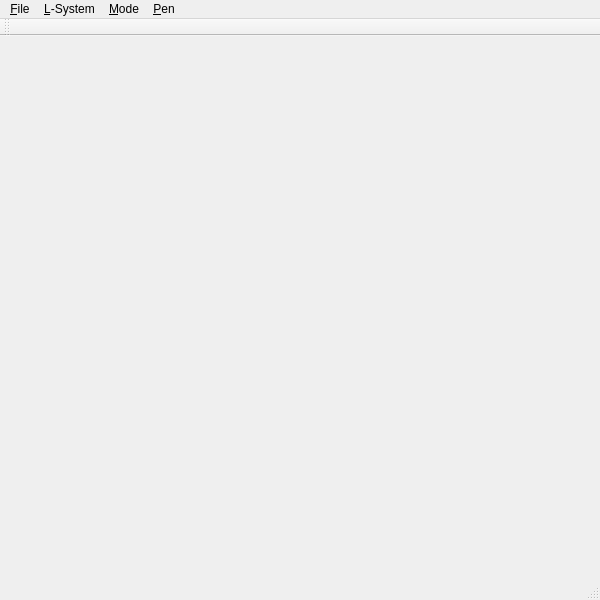
<?xml version="1.0" encoding="UTF-8"?>
<ui version="4.0">
 <class>MainWindowClass</class>
 <widget class="QMainWindow" name="MainWindowClass">
  <property name="geometry">
   <rect>
    <x>0</x>
    <y>0</y>
    <width>600</width>
    <height>600</height>
   </rect>
  </property>
  <property name="windowTitle">
   <string>Sketch Application</string>
  </property>
  <widget class="QWidget" name="centralWidget"/>
  <widget class="QMenuBar" name="menuBar">
   <property name="geometry">
    <rect>
     <x>0</x>
     <y>0</y>
     <width>600</width>
     <height>21</height>
    </rect>
   </property>
   <widget class="QMenu" name="menuFile">
    <property name="title">
     <string>&amp;File</string>
    </property>
    <addaction name="actionNewSketch"/>
    <addaction name="actionLoadSketch"/>
    <addaction name="actionSaveSketch"/>
    <addaction name="separator"/>
    <addaction name="actionSaveImage"/>
    <addaction name="separator"/>
    <addaction name="actionExit"/>
   </widget>
   <widget class="QMenu" name="menuL_System">
    <property name="title">
     <string>&amp;L-System</string>
    </property>
    <addaction name="actionRandomGeneration"/>
    <addaction name="actionGreedyInverse"/>
   </widget>
   <widget class="QMenu" name="menuMode">
    <property name="title">
     <string>&amp;Mode</string>
    </property>
    <addaction name="actionModeSketch"/>
    <addaction name="actionMode3DView"/>
   </widget>
   <widget class="QMenu" name="menuPen">
    <property name="title">
     <string>&amp;Pen</string>
    </property>
    <widget class="QMenu" name="menuColor">
     <property name="title">
      <string>&amp;Color</string>
     </property>
     <addaction name="actionPenColorWall"/>
     <addaction name="actionPenColorDoor"/>
     <addaction name="actionPenColorWindow"/>
    </widget>
    <widget class="QMenu" name="menuWidth">
     <property name="title">
      <string>&amp;Width</string>
     </property>
     <addaction name="actionPenWidth20"/>
     <addaction name="actionPenWidth10"/>
     <addaction name="actionPenWidth5"/>
    </widget>
    <addaction name="menuColor"/>
    <addaction name="menuWidth"/>
   </widget>
   <addaction name="menuFile"/>
   <addaction name="menuL_System"/>
   <addaction name="menuMode"/>
   <addaction name="menuPen"/>
  </widget>
  <widget class="QToolBar" name="mainToolBar">
   <attribute name="toolBarArea">
    <enum>TopToolBarArea</enum>
   </attribute>
   <attribute name="toolBarBreak">
    <bool>false</bool>
   </attribute>
  </widget>
  <widget class="QStatusBar" name="statusBar"/>
  <action name="actionExit">
   <property name="text">
    <string>&amp;Exit</string>
   </property>
   <property name="shortcut">
    <string>Ctrl+Q</string>
   </property>
  </action>
  <action name="actionGreedyInverse">
   <property name="text">
    <string>&amp;Greedy Inverse</string>
   </property>
   <property name="shortcut">
    <string>Ctrl+I</string>
   </property>
  </action>
  <action name="actionSaveImage">
   <property name="text">
    <string>Save Image</string>
   </property>
  </action>
  <action name="actionModeSketch">
   <property name="checkable">
    <bool>true</bool>
   </property>
   <property name="checked">
    <bool>true</bool>
   </property>
   <property name="text">
    <string>Sketch</string>
   </property>
  </action>
  <action name="actionMode3DView">
   <property name="checkable">
    <bool>true</bool>
   </property>
   <property name="text">
    <string>3D View</string>
   </property>
  </action>
  <action name="actionRandomGeneration_2">
   <property name="text">
    <string>Random Generation</string>
   </property>
  </action>
  <action name="actionRandomGeneration">
   <property name="text">
    <string>&amp;Random Generation</string>
   </property>
   <property name="shortcut">
    <string>Ctrl+R</string>
   </property>
  </action>
  <action name="actionLoadSketch">
   <property name="text">
    <string>&amp;Load Sketch</string>
   </property>
   <property name="shortcut">
    <string>Ctrl+O</string>
   </property>
  </action>
  <action name="actionSaveSketch">
   <property name="text">
    <string>&amp;Save Sketch</string>
   </property>
   <property name="shortcut">
    <string>Ctrl+S</string>
   </property>
  </action>
  <action name="actionNewSketch">
   <property name="text">
    <string>&amp;New Sketch</string>
   </property>
   <property name="shortcut">
    <string>Ctrl+N</string>
   </property>
  </action>
  <action name="actionPenColorWall">
   <property name="checkable">
    <bool>true</bool>
   </property>
   <property name="text">
    <string>Wall</string>
   </property>
  </action>
  <action name="actionPenColorDoor">
   <property name="checkable">
    <bool>true</bool>
   </property>
   <property name="text">
    <string>Door</string>
   </property>
  </action>
  <action name="actionPenWidth20">
   <property name="checkable">
    <bool>true</bool>
   </property>
   <property name="text">
    <string>20</string>
   </property>
  </action>
  <action name="actionPenWidth10">
   <property name="checkable">
    <bool>true</bool>
   </property>
   <property name="text">
    <string>10</string>
   </property>
  </action>
  <action name="actionPenWidth5">
   <property name="checkable">
    <bool>true</bool>
   </property>
   <property name="text">
    <string>5</string>
   </property>
  </action>
  <action name="actionPenColorWindow">
   <property name="text">
    <string>Window</string>
   </property>
  </action>
 </widget>
 <layoutdefault spacing="6" margin="11"/>
 <resources>
  <include location="MainWindow.qrc"/>
 </resources>
 <connections/>
</ui>
